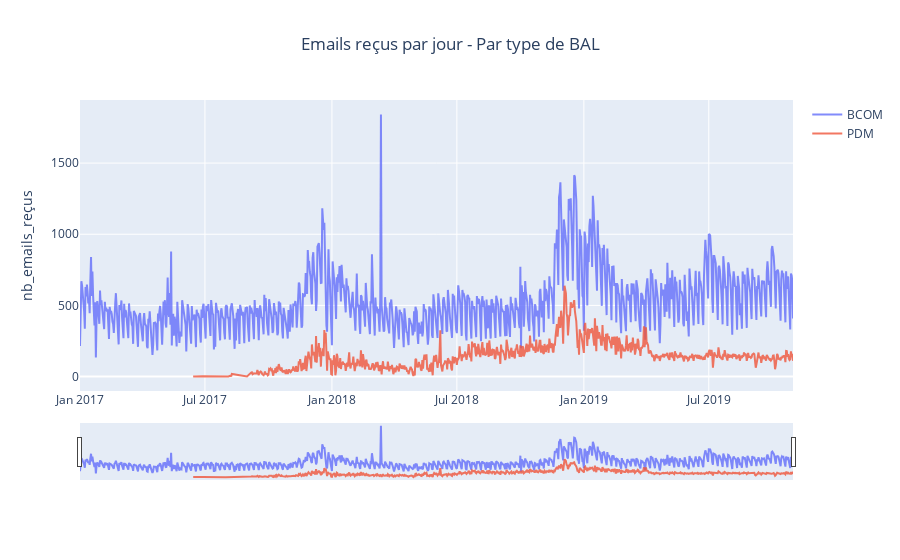

The code cell stored with this chart in its notebook:
### Markdown cell above
## Répartition par type de BAL

### Code cell
df_jour_typ_BAL.index = df_jour_typ_BAL['date']
fig = go.Figure()
for i, y in enumerate(type_bals):
    fig.add_trace(go.Scatter(
                x=df_jour_typ_BAL.loc[df_jour_typ_BAL.type_BAL==y, :].index,
                y=df_jour_typ_BAL.loc[df_jour_typ_BAL.type_BAL==y, :]["nb_emails_reçus"],
                mode='lines',
                name=str(y),
                opacity=0.8))
fig.update_yaxes(title_text="nb_emails_reçus")
fig.update_layout(title_text="Emails reçus par jour - Par type de BAL", title_x=0.5, xaxis_rangeslider_visible=True)

### Figure 1 — Plotly figure (JSON) as saved in the notebook; plotly's stock layout.template omitted (floating-point values rounded to 4 significant figures; data arrays with more than 128 entries replaced by an {"elided": "..."} marker saying what was removed)
{"data": [{"mode": "lines", "name": "BCOM", "opacity": 0.8, "type": "scatter", "x": {"elided": "1034 str values"}, "y": {"elided": "1034 int values"}}, {"mode": "lines", "name": "PDM", "opacity": 0.8, "type": "scatter", "x": {"elided": "794 str values"}, "y": {"elided": "794 int values"}}], "layout": {"title": {"text": "Emails reçus par jour - Par type de BAL", "x": 0.5}, "xaxis": {"rangeslider": {"visible": true}}, "yaxis": {"title": {"text": "nb_emails_reçus"}}}}
